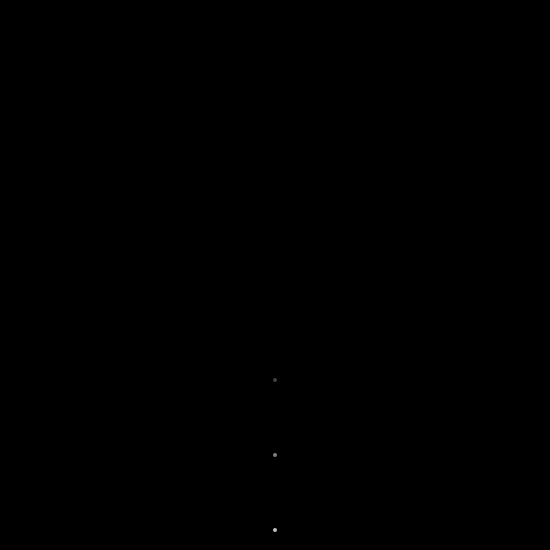
Frame 1 (no input)
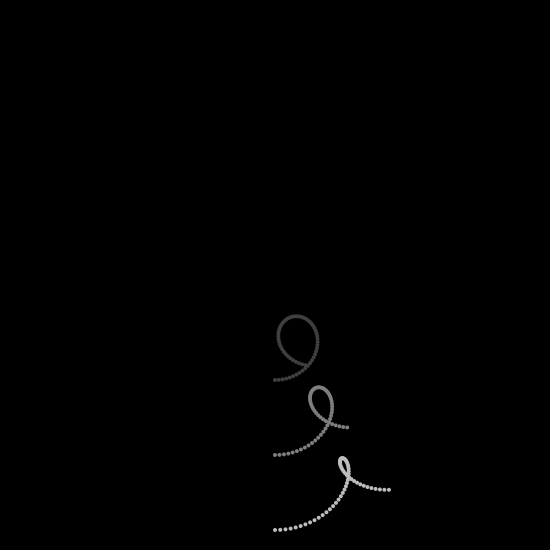
Frame 60 (the mouse pressed at the canvas centre just before this capture)
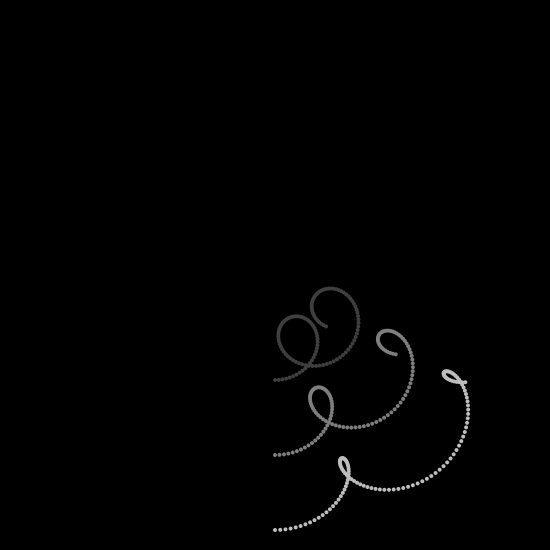
Frame 120 (the mouse held since frame 60 and released just before this capture)

The Processing sketch that drew these frames (run headless with seeded random() and noise(); from frame 60 on, the mouse is pressed at the canvas centre):

// Processing sketch: processing_101733
// ── processing_101733.pde

float x = 10;
float y = 10;
float a = 0;
float b = 0;

void setup() {
  size(550, 550);
  background(0);
  noStroke();
  smooth();
}

void draw_circles(float x_, float y_, float co, float s1, float s2) {
  x = x_;
  y = y_;

  float x2 = sin(a) * s1;
  float y2 = cos(a) * s1;

  float x3 = sin(b) * s2;
  float y3 = cos(b) * s2;

  fill(co);
  ellipse(x + x2 + x3, y + y2 + y3, 4, 4);
}

void draw() {  

  int i = 1;
  int c = 4;
  while (i < c) {  
    draw_circles(width/2, height/2, i * (255/c), 30, (300/c) * i);
    i +=1;
  }
  a = a + 0.1;
  b = b + 0.01;

  //if (a > 6*TWO_PI) {
  //  noLoop();
  //}
}
